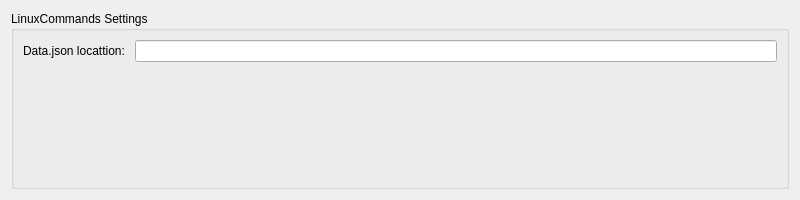
<?xml version="1.0" encoding="UTF-8"?>
<ui version="4.0">
 <author>Roach Sinai</author>
 <class>LinuxCommandsConfigUi</class>
 <widget class="QWidget" name="LinuxCommandsConfigUi">
  <property name="geometry">
   <rect>
    <x>0</x>
    <y>0</y>
    <width>800</width>
    <height>200</height>
   </rect>
  </property>
  <layout class="QVBoxLayout" name="verticalLayout">
   <item>
    <widget class="QGroupBox" name="jsonGroup">
     <property name="title">
      <string>LinuxCommands Settings</string>
     </property>
     <layout class="QFormLayout" name="formLayout">
      <item row="0" column="0">
       <widget class="QLabel" name="locationLabel">
        <property name="text">
         <string>Data.json locattion: </string>
        </property>
       </widget>
      </item>
      <item row="0" column="1">
       <widget class="QLineEdit" name="jsonLocation">
        <property name="toolTip">
         <string comment="" extracomment="">Set data.json location.</string>
        </property>
       </widget>
      </item>
     </layout>
    </widget>
   </item>
  </layout>
 </widget>
 <resources/>
 <connections/>
</ui>
